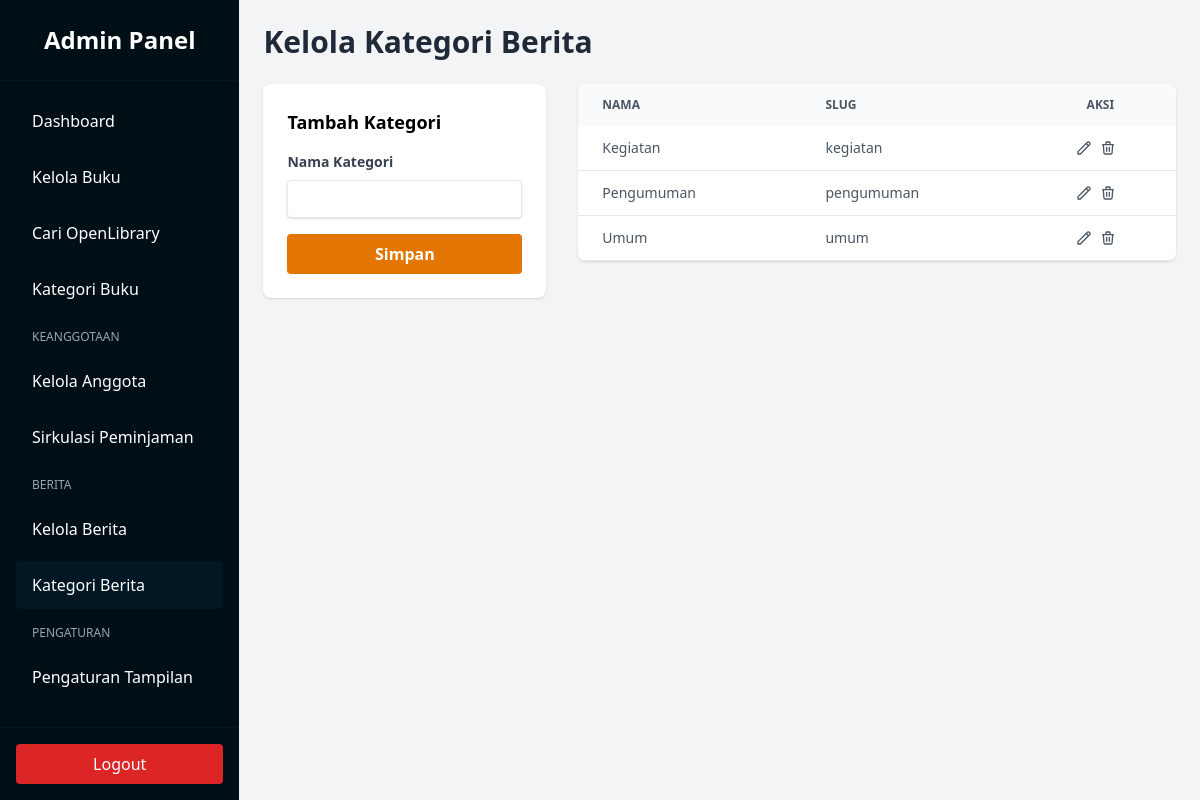
/admin/news_categories.php (signed in), run on the app's committed database.
### tables this page shows
CREATE TABLE `news_categories` (
  `id` int(11) NOT NULL AUTO_INCREMENT,
  `name` varchar(255) NOT NULL,
  `slug` varchar(255) NOT NULL,
  PRIMARY KEY (`id`),
  UNIQUE KEY `slug` (`slug`)
);

### admin/news_categories.php (the view, shortened to what this page needs)
<?php
require_once 'includes/header.php';
$editCategory = null;
$categories = $pdo->query("SELECT * FROM news_categories ORDER BY name")->fetchAll();
?>
<div class="mb-6">
    <h1 class="text-3xl font-bold text-gray-800">Kelola Kategori Berita</h1>
</div>
<div class="grid grid-cols-1 md:grid-cols-3 gap-8">
    <div class="md:col-span-1">
        <div class="bg-white rounded-lg shadow p-6">
            <h3 class="font-bold text-lg mb-4"><?= $editCategory ? 'Edit Kategori' : 'Tambah Kategori' ?></h3>
            <form method="POST" action="news_categories.php">
                <div class="mb-4">
                    <label class="block text-gray-700 text-sm font-bold mb-2">Nama Kategori</label>
                    <input type="text" name="name" value="<?= $editCategory ? htmlspecialchars($editCategory['name']) : '' ?>" class="shadow appearance-none border rounded w-full py-2 px-3 text-gray-700 leading-tight focus:outline-none focus:shadow-outline" required>
                </div>
                <div class="flex items-center justify-between">
                    <button type="submit" class="bg-baby_pink-600 hover:bg-baby_pink-700 text-white font-bold py-2 px-4 rounded focus:outline-none focus:shadow-outline w-full">
                        <?= $editCategory ? 'Update' : 'Simpan' ?>
                    </button>
                </div>
            </form>
        </div>
    </div>
    <div class="md:col-span-2">
        <div class="bg-white rounded-lg shadow overflow-hidden">
            <table class="w-full text-left border-collapse">
                <thead>
                    <tr class="bg-gray-50 text-gray-600 uppercase text-xs leading-normal">
                        <th class="py-3 px-6 text-left">Nama</th>
                        <th class="py-3 px-6 text-left">Slug</th>
                        <th class="py-3 px-6 text-center">Aksi</th>
                    </tr>
                </thead>
                <tbody class="text-gray-600 text-sm font-light">
                    <?php foreach ($categories as $cat): ?>
                    <tr class="border-b border-gray-200 hover:bg-gray-100">
                        <td class="py-3 px-6 text-left whitespace-nowrap">
                            <span class="font-medium"><?= htmlspecialchars($cat['name']) ?></span>
                        </td>
                        <td class="py-3 px-6 text-left">
                            <?= htmlspecialchars($cat['slug']) ?>
                        </td>
                        <td class="py-3 px-6 text-center">
                            <div class="flex item-center justify-center">
                                <a href="news_categories.php?edit=<?= $cat['id'] ?>" class="w-4 mr-2 transform hover:text-purple-500 hover:scale-110">
                                    <svg xmlns="http://www.w3.org/2000/svg" fill="none" viewBox="0 0 24 24" stroke="currentColor">
                                        <path stroke-linecap="round" stroke-linejoin="round" stroke-width="2" d="M15.232 5.232l3.536 3.536m-2.036-5.036a2.5 2.5 0 113.536 3.536L6.5 21.036H3v-3.572L16.732 3.732z" />
                                    </svg>
                                </a>
                                <a href="news_categories.php?delete=<?= $cat['id'] ?>" class="w-4 mr-2 transform hover:text-red-500 hover:scale-110" onclick="return confirm('Yakin ingin menghapus?')">
                                    <svg xmlns="http://www.w3.org/2000/svg" fill="none" viewBox="0 0 24 24" stroke="currentColor">
                                        <path stroke-linecap="round" stroke-linejoin="round" stroke-width="2" d="M19 7l-.867 12.142A2 2 0 0116.138 21H7.862a2 2 0 01-1.995-1.858L5 7m5 4v6m4-6v6m1-10V4a1 1 0 00-1-1h-4a1 1 0 00-1 1v3M4 7h16" />
                                    </svg>
                                </a>
                            </div>
                        </td>
                    </tr>
                    <?php endforeach; ?>
                </tbody>
            </table>
        </div>
    </div>
</div>
<?php require_once 'includes/footer.php'; ?>

### data on the page
news_categories: name "Kegiatan", slug "kegiatan"
news_categories: name "Pengumuman", slug "pengumuman"
news_categories: name "Umum", slug "umum"
